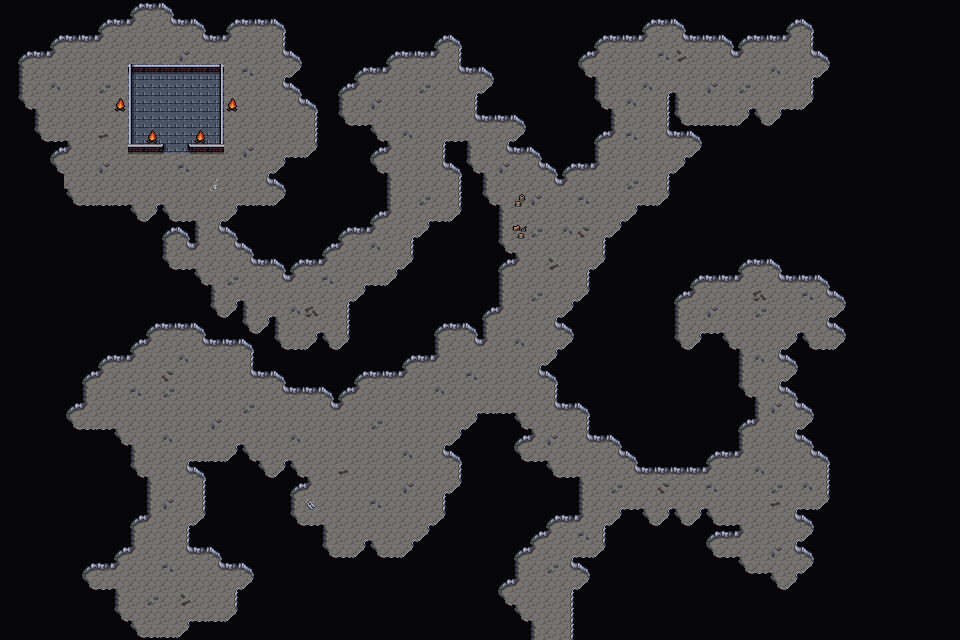

A level layout from a 2D game, rendered from its tile map. Below: a short description, then the map file with tile-grid data replaced by summaries:
An orthogonal 60x40 tile map with 16x16 px tiles, 5 tile layers (Collision, Background, Background Tint, Walls, ...), 2 tilesets and 6 objects.

<map version="1.5" tiledversion="1.7.2" orientation="orthogonal" renderorder="right-down" width="60" height="40" tilewidth="16" tileheight="16" infinite="0" nextlayerid="8" nextobjectid="80">
 <editorsettings>
  <export target="wastetown..tmx" format="tmx" />
 </editorsettings>
 <tileset firstgid="1" source="../../tileset/main.tsx" />
 <tileset firstgid="3477" source="../../tileset/buildings.tsx" />
 <layer id="7" name="Collision" width="60" height="40">
  <data>[2400 cells, 20 non-empty, 7 distinct tile ids]</data>
 </layer>
 <layer id="1" name="Background" width="60" height="40">
  <data>[2400 cells, 2400 non-empty, 1 distinct tile ids]</data>
 </layer>
 <layer id="6" name="Background Tint" width="60" height="40" opacity="0.75">
  <data>[2400 cells, 2400 non-empty, 1 distinct tile ids]</data>
 </layer>
 <layer id="2" name="Walls" width="60" height="40">
  <data>[2400 cells, 1854 non-empty, 23 distinct tile ids]</data>
 </layer>
 <layer id="3" name="Clutter" width="60" height="40">
  <properties>
   <property name="spriteLayer" type="bool" value="true" />
  </properties>
  <data>[2400 cells, 113 non-empty, 22 distinct tile ids]</data>
 </layer>
 <objectgroup id="4" name="Objects">
  <object id="66" template="../../obj/door_up.tx" x="543" y="638">
   <properties>
    <property name="teleport" value="maps/map/cave_25B.tmx" />
    <property name="teleportObjectId" value="67" />
   </properties>
  </object>
  <object id="75" template="../../obj/treasure.tx" x="187.5" y="91.75" />
  <object id="76" template="../../obj/treasure.tx" x="148.5" y="92" />
  <object id="77" template="../../obj/gold.tx" x="168.5" y="90.25" />
  <object id="78" template="../../obj/enemy.tx" x="167.75" y="156">
   <properties>
    <property name="enemy" value="Immersturm Demon" />
   </properties>
  </object>
  <object id="79" template="../../obj/enemy.tx" x="199.5" y="234">
   <properties>
    <property name="enemy" value="Rakdos Devil" />
   </properties>
  </object>
 </objectgroup>
</map>
